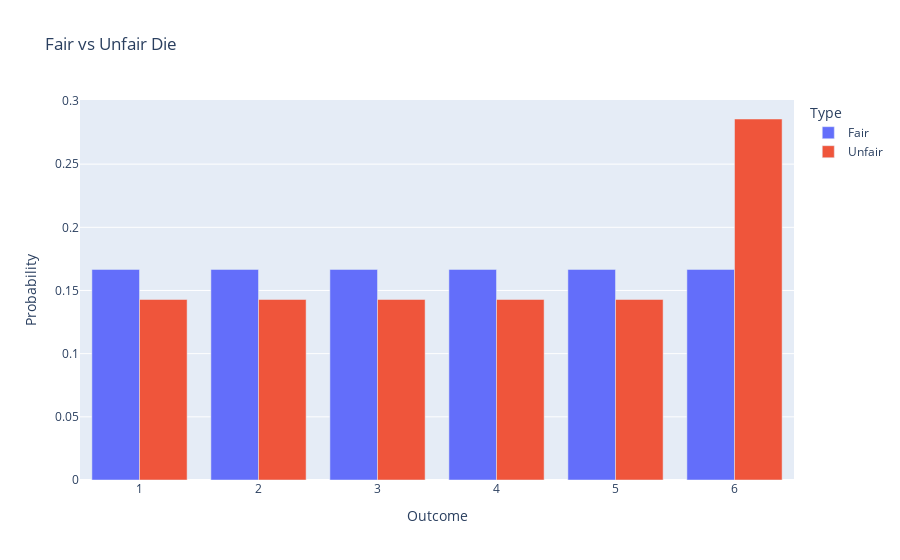

Here is the notebook cell this chart was saved with:
### Code cell
# Compare fair vs unfair die
df = pd.DataFrame(
    {
        "Outcome": list(outcomes) + list(outcomes),
        "Probability": list(probabilities) + list(unfair_probabilities),
        "Type": ["Fair"] * 6 + ["Unfair"] * 6,
    }
)
fig = px.bar(
    df, x="Outcome", y="Probability", color="Type", barmode="group", title="Fair vs Unfair Die"
)
fig.show()

### Figure 1 — Plotly figure (JSON) as saved in the notebook; plotly's stock layout.template omitted (floating-point values rounded to 4 significant figures)
{"data": [{"alignmentgroup": "True", "hovertemplate": "Type=Fair<br>Outcome=%{x}<br>Probability=%{y}<extra></extra>", "legendgroup": "Fair", "marker": {"color": "#636efa", "pattern": {"shape": ""}}, "name": "Fair", "offsetgroup": "Fair", "orientation": "v", "showlegend": true, "textposition": "auto", "type": "bar", "x": [1, 2, 3, 4, 5, 6], "xaxis": "x", "y": [0.1667, 0.1667, 0.1667, 0.1667, 0.1667, 0.1667], "yaxis": "y"}, {"alignmentgroup": "True", "hovertemplate": "Type=Unfair<br>Outcome=%{x}<br>Probability=%{y}<extra></extra>", "legendgroup": "Unfair", "marker": {"color": "#EF553B", "pattern": {"shape": ""}}, "name": "Unfair", "offsetgroup": "Unfair", "orientation": "v", "showlegend": true, "textposition": "auto", "type": "bar", "x": [1, 2, 3, 4, 5, 6], "xaxis": "x", "y": [0.1429, 0.1429, 0.1429, 0.1429, 0.1429, 0.2857], "yaxis": "y"}], "layout": {"barmode": "group", "legend": {"title": {"text": "Type"}, "tracegroupgap": 0}, "title": {"text": "Fair vs Unfair Die"}, "xaxis": {"anchor": "y", "domain": [0, 1], "title": {"text": "Outcome"}}, "yaxis": {"anchor": "x", "domain": [0, 1], "title": {"text": "Probability"}}}}
